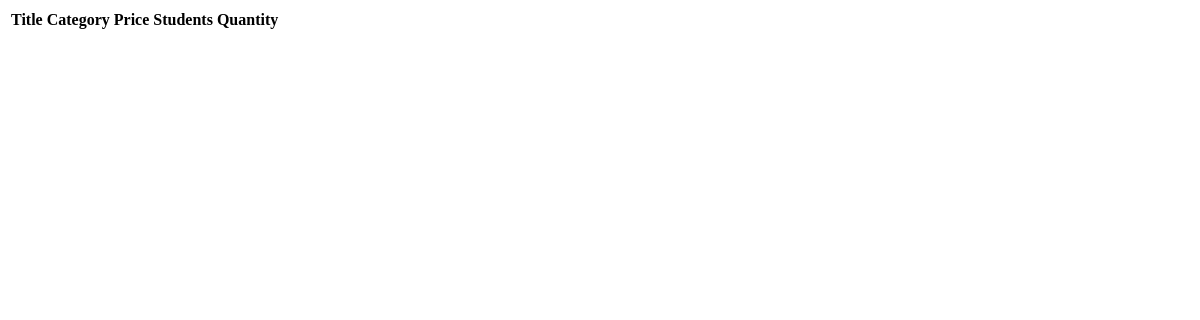
The app's page /shop/, older data.
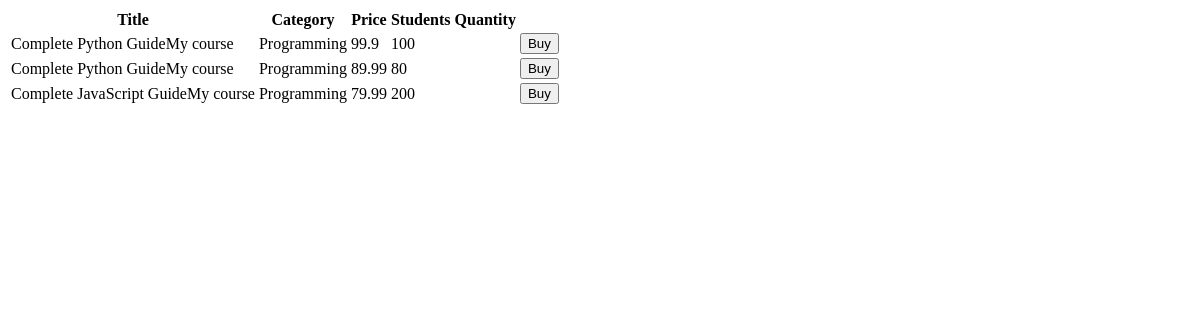
The same page, newer data.
### shop/models.py (models this page shows, shortened)
class Course(models.Model):
    title=models.CharField(max_length=255)
    price=models.FloatField()
    students_qty=models.IntegerField()
    reviews_qty=models.IntegerField()
    category=models.ForeignKey(Category, on_delete=models.CASCADE)
    created_at=models.DateTimeField(default=timezone.now)

class Category(models.Model):
    title=models.CharField(max_length=255)
    created_at=models.DateTimeField(default=timezone.now)
    def __str__(self) -> str:
        return self.title

### shop/views.py (the view)
# urls.py: path('',views.index, name='index')
def index(request):
    courses=Course.objects.all()
    return render (request, 'courses.html', {'courses':courses})

### shop/templates/courses.html
<table>
    <thead>
        <tr>
            <th>Title</th>
            <th>Category</th>
            <th>Price</th>
            <th>Students Quantity</th>
            <th></th>
        </tr>
    </thead>
    <tbody>
        {% for course in courses %}
        <tr>
            <td>{{ course.title }}My course</td>
            <td>{{ course.category }}</td>
            <td>{{ course.price }}</td>
            <td>{{ course.students_qty }}</td>
            <td><button>Buy</button></td>
        </tr>
        {% endfor %}
    </tbody>
</table>

Row changes from the older to the newer data that the page shows:
added Course: title "Complete Python Guide", category "Programming", price "99.9", students_qty "100"
added Course: title "Complete Python Guide", category "Programming", price "89.99", students_qty "80"
added Course: title "Complete JavaScript Guide", category "Programming", price "79.99", students_qty "200"
